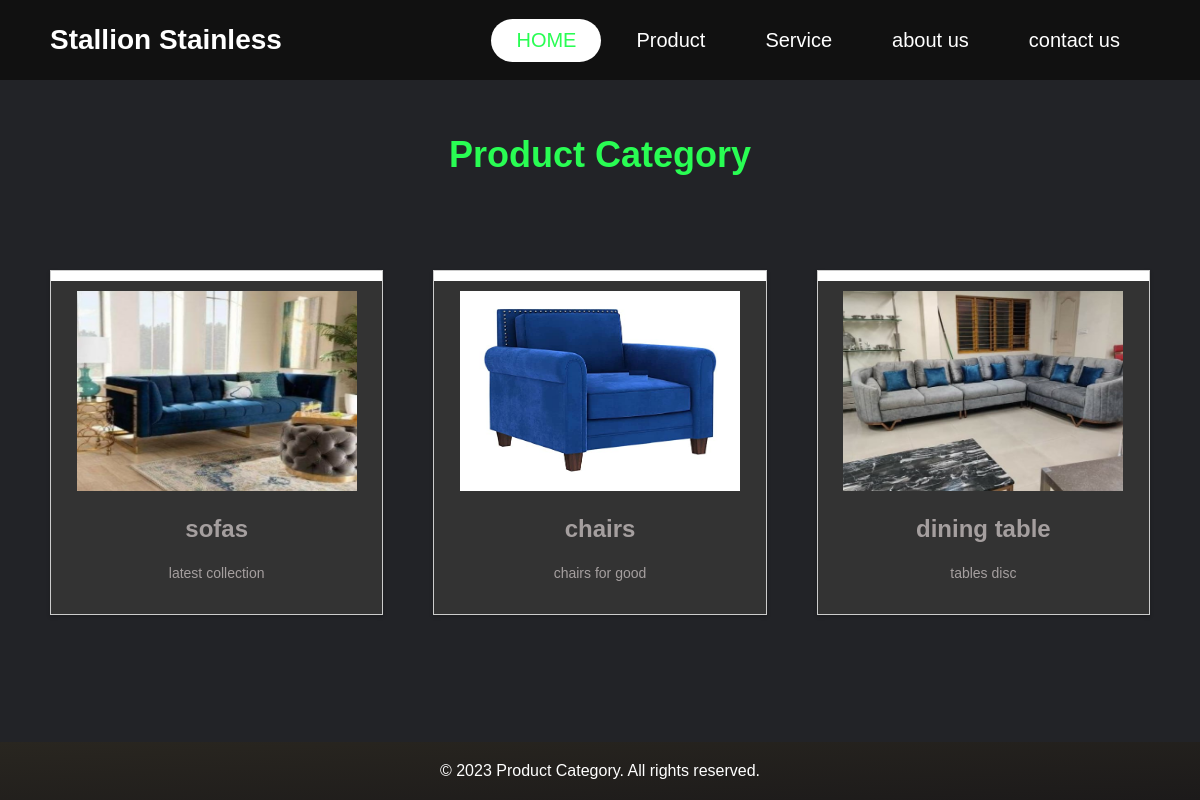
Screenshot of /admin/editcategory (signed in) with the database file from the repository.
### server.py (models this page shows, shortened)
class Category(UserMixin, db.Model):
    id = db.Column(db.Integer, primary_key=True)
    name = db.Column(db.String(30), unique=True, nullable=False)
    disc = db.Column(db.String(3000), nullable=False)
    catimg = db.Column(db.String(150), nullable=False)

### server.py (the view)
@app.route("/admin/editcategory", methods=['GET', 'POST'])
@login_required
def edit_category_list():
    categories = Category.query.all()
    return render_template("admin/edit_category_list.html", categories=categories)

### server.py (called while the page is built)
@login_manager.user_loader
def load_user(user_id):
    return Admin.query.get(int(user_id))

### templates/admin/edit_category_list.html (shortened to what this page needs)
<!DOCTYPE html>
<html lang="en">
<head>
    <link rel="stylesheet" href="{{url_for('static', filename='css/catstyle.css')}}">
</head>
<body>
    <header>
        <div class="logo">Stallion Stainless</div>
        <nav class="nav-bar active">
            <ul>
                <li>
                    <a href="./index.html" class="active">HOME</a>
                </li>
                <li>
                    <a href="./category.html">Product</a>
                </li>
                <li>
                    <a href="">Service</a>
                </li>
                <li>
                    <a href="">about us</a>
                </li>
                <li>
                    <a href="">contact us</a>
                </li>
            </ul>
        </nav>
    </header>
    <div class="category">
        <div class="hero">
            <h1>Product Category</h1>
        </div>
        <section class="products">
            <ul class="product-list">
                {% for cat in categories %}
                <li class="product">
                    <a href="{{url_for('edit_category',id=cat.id)}}">
                        <img src="{{url_for('static', filename='img/catimg/'+ cat.catimg)}}" alt="Product 1">
                        <h2>{{ cat.name }}</h2>
                        <p>
                            {{ cat.disc }}
                        </p>
                    </a>
                </li>
                {% endfor %}
            </ul>
        </section>
    </div>
    <footer>
        <p>&copy; 2023 Product Category. All rights reserved.</p>
    </footer>
</body>
</html>

### static/css/catstyle.css (style rules this page uses)
* { padding: 0; margin: 0; box-sizing: border-box; font-family: 'Poppins', sans-serif; text-decoration: none !important; list-style: none; }
:root { --bg-color: #222327; --text-color: #fff; --main-color: #29fd53; --clr-neutral-900: hsl(207 19% 9%); --clr-neutral-100: hsl(0, 0%, 100%); --clr-accent-400: #42f584; --primary: #2175f5; }
body { background: var(--bg-color); color: var(--text-color); }
header { position: fixed; background: #111; width: 100%; height: 80px; display: flex; align-items: center; justify-content: space-between; padding: 0 100px; z-index: 5; }
.logo { font-size: 28px; font-weight: bold; color: var(--text-color); }
.nav-bar ul { display: flex; }
.nav-bar ul li a { display: block; color: var(--text-color); font-size: 20px; padding: 10px 25px; border-radius: 50px; transition: 0.3s; margin: 0 5px; }
.nav-bar ul li a.active { color: var(--main-color); background: var(--text-color); }
@media only screen and (max-width:1320px) { header { padding: 0 50px; } }
body { margin: 0; padding: 0; font-family: Arial, sans-serif; font-size: 16px; }
header { position: sticky; }
.hero { background-image: var(--bg-color); height: 130px; display: flex; justify-content: center; align-items: center; margin-top: 10px; color: var(--main-color); }
h1 { font-size: 36px; text-align: center; }
.products { padding: 50px; }
.product-list { list-style: none; margin: 0; padding: 0; display: grid; grid-template-columns: repeat(auto-fit, minmax(300px, 1fr)); gap: 50px; }
.product { background-color: #fff; border: 1px solid #ccc; position: relative; box-shadow: 0 2px 4px rgba(0, 0, 0, 0.2); text-align: center; overflow: hidden; }
.product a { background-color: #333; color: #a59f9f; display: block; margin-top: 10px; padding: 10px; text-decoration: none; transition: background-color 0.3s ease-in-out; }
.product img { width: 90%; height: 200px; transition: transform 0.3s ease-out; }
.product h2 { font-size: 24px; margin: 20px; }
.product p { margin: 20px; font-size: 14px; line-height: 1.5; }
footer { background-image: linear-gradient(to bottom right, #292620, #1c1a1a); color: #fff; padding: 20px; position: fixed; bottom: 0; left: 0; right: 0; text-align: center; }

### rows the page displays
Category: catimg (picture), name "sofas", disc "latest collection"
Category: catimg (picture), name "chairs", disc "chairs for good"
Category: catimg (picture), name "dining table", disc "tables disc"
